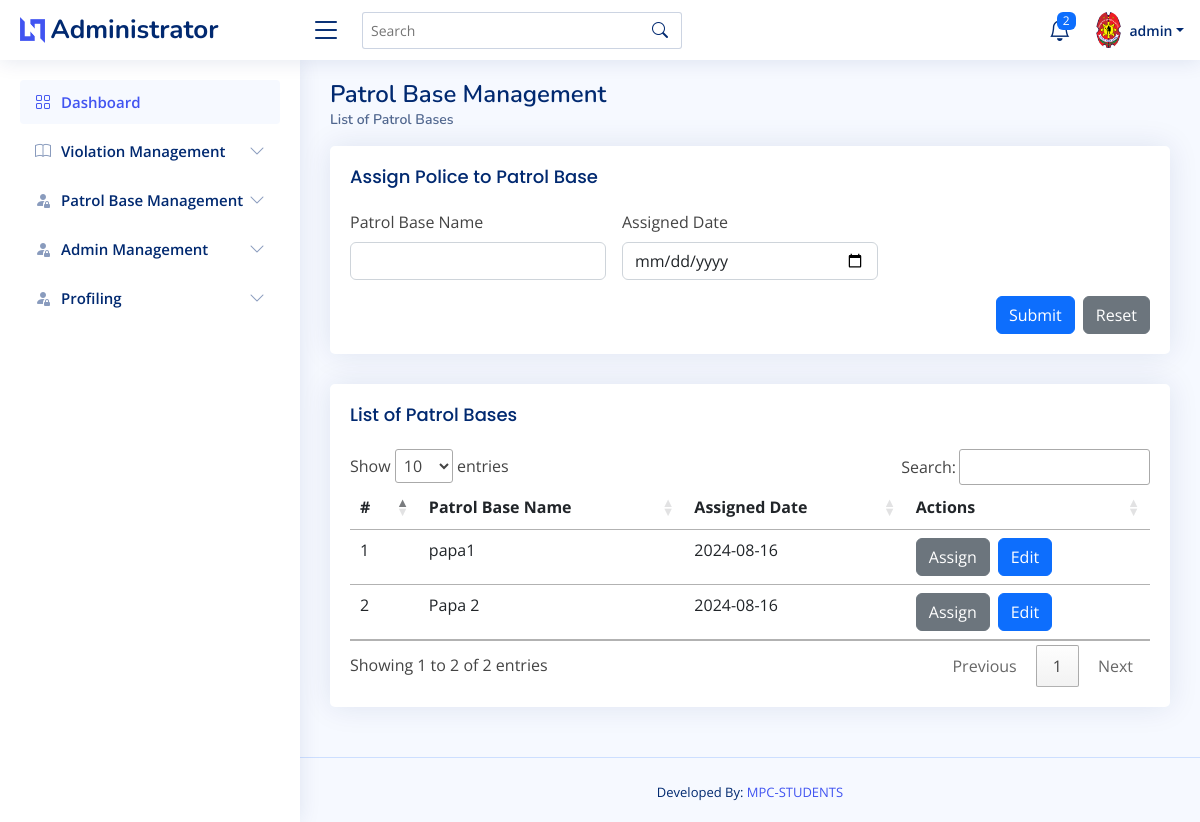
/admin/encode_patrolbase.php (signed in), run on an earlier commit of the app's database.
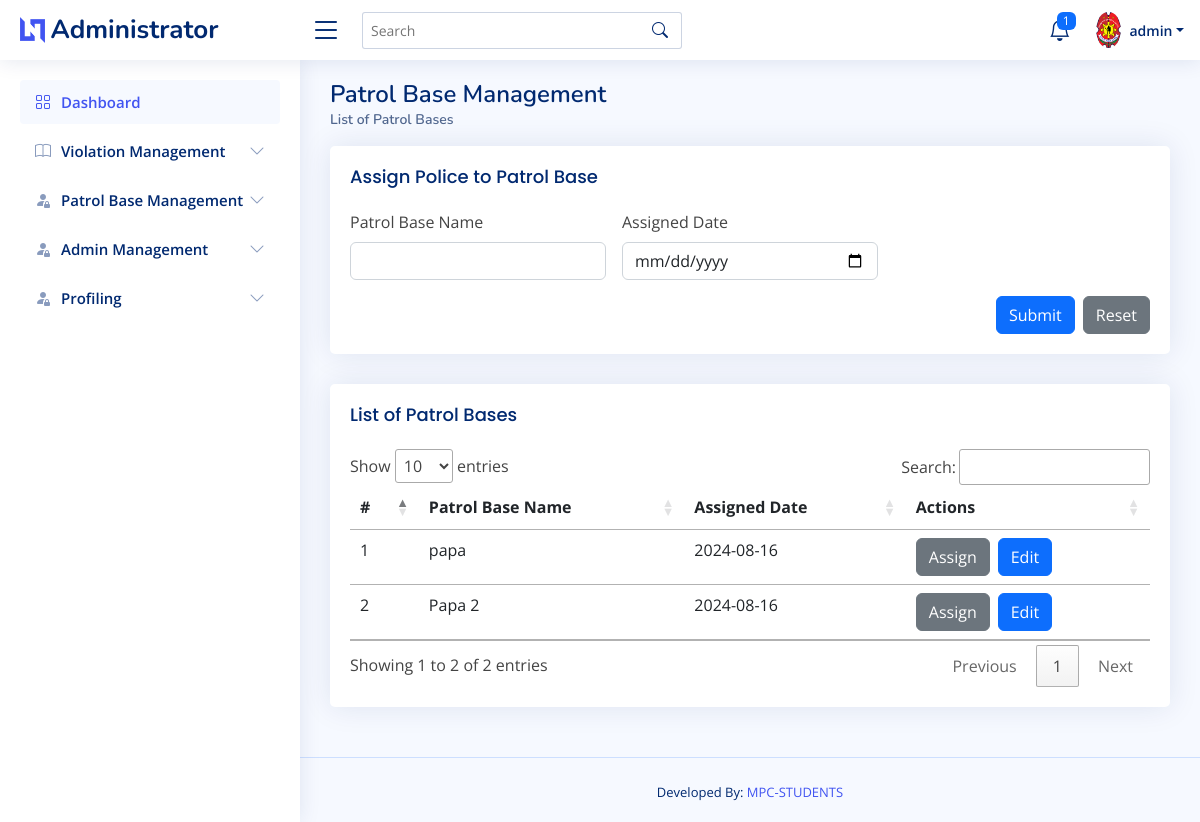
And on a later commit of the database.
### tables this page shows
CREATE TABLE `patrol_base_tbl`  (
  `patrol_id` int NOT NULL AUTO_INCREMENT,
  `patrol_basename` varchar(255) NULL DEFAULT NULL,
  `assigned_date` date NULL DEFAULT current_timestamp,
  PRIMARY KEY (`patrol_id`) USING BTREE
);

### admin/encode_patrolbase.php (the view, shortened to what the changed rows need)
<?php
    include("admin_header.php");
?>
<body>
    <?php
        include("admin_topnav.php");
    ?>
    <main id="main" class="main">
        <div class="pagetitle">
            <h1>Patrol Base Management</h1>
        </div>
        <section class="section">
            <div class="row">
                <div class="col-lg-12">
                    <div class="card">
                        <div class="card-body">
                            <table class="table table-hover" id="patrol_base_datatable">
                                <thead>
                                    <tr>
                                        <th scope="col">#</th>
                                        <th scope="col">Patrol Base Name</th>
                                        <th scope="col">Assigned Date</th>
                                        <th scope="col">Actions</th>
                                    </tr>
                                </thead>
                                <tbody>
                                    <?php
                                        $stmt = $connection->prepare("SELECT * FROM patrol_base_tbl");
                                        $stmt->execute();
                                        $result = $stmt->get_result();
                                        $count = 1;
                                        while($row = $result->fetch_assoc()) {
                                            echo "<tr>";
                                            echo "<td>".$count."</td>";
                                            echo "<td>".$row['patrol_basename']."</td>";
                                            echo "<td>".$row['assigned_date']."</td>";
                                            echo "<td class='d-flex'>";
                                            echo "<a class='btn btn-secondary me-2' href='assign_police_patrol_page.php?patrol_id=" . htmlspecialchars($row['patrol_id']) . "'>Assign</a>";
                                            echo "<button class='btn btn-primary me-2' data-toggle='modal' data-target='#editModal" . $row['patrol_id'] . "'>Edit</button>";
                                            echo "</td>";
                                            echo "</tr>";
                                            $count++;
                                        }
                                    ?>
                                </tbody>
                            </table>
                        </div>
                    </div>
                </div>
            </div>
        </section>
    </main>
    <?php
        include("admin_footer.php");
    ?>
</body>
</html>

### admin/admin_topnav.php (shortened to what the changed rows need)
<header id="header" class="header fixed-top d-flex align-items-center">
<?php
$release_query = $connection->prepare("SELECT COUNT(*) as count_release FROM profiles WHERE status='Request'");
$release_query->execute();
$release_result = $release_query->get_result();
$release_result_count = $release_result->fetch_assoc()['count_release'];
?>
<nav class="header-nav ms-auto">
  <ul class="d-flex align-items-center">
    <li class="nav-item dropdown">
      <a class="nav-link nav-icon" href="#" data-bs-toggle="dropdown">
        <i class="bi bi-bell"></i>
        <span class="badge bg-primary badge-number"><?php echo $release_result_count; ?></span>
      </a>
    </li>
  </ul>
</nav>
</header>

What changed in the data, as far as the page shows it:
changed patrol_base_tbl: patrol_basename "papa1" → "papa"
Also different on the page:
$release_result_count: "2" → "1"
